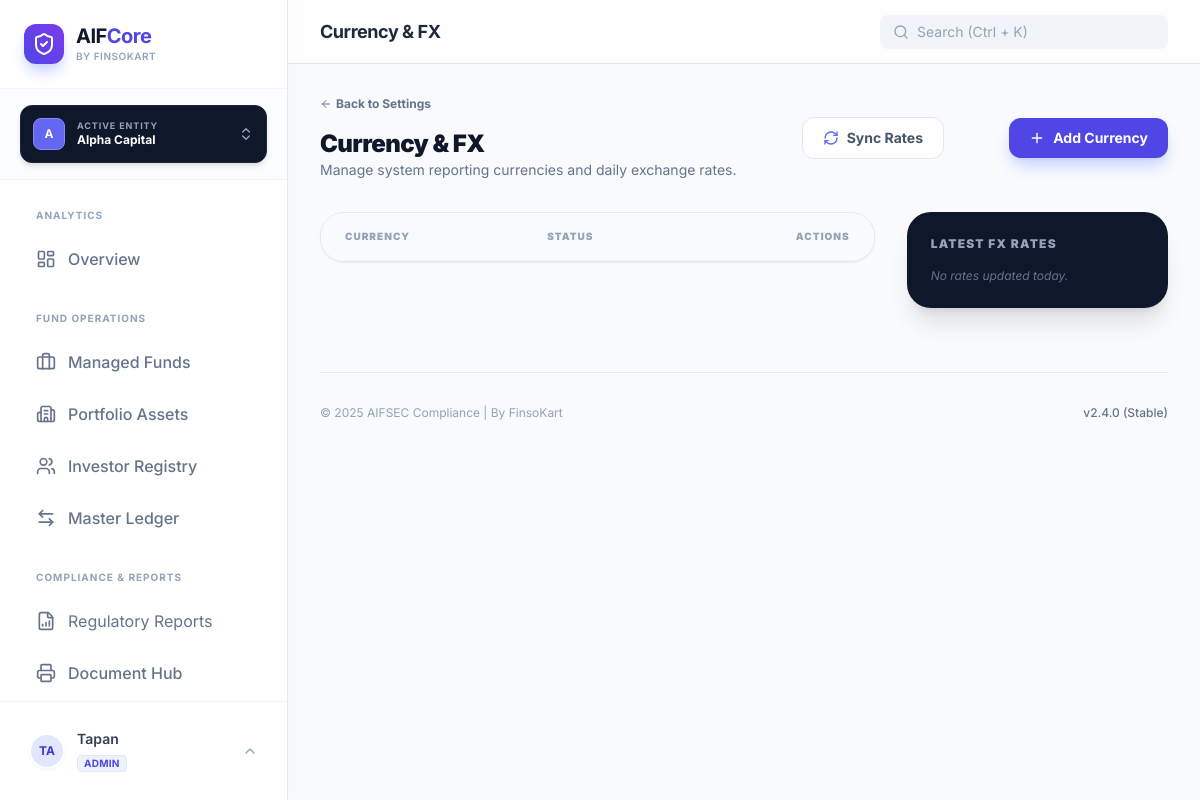
Page /portal/settings/currencies/ (signed in) on the earlier database version.
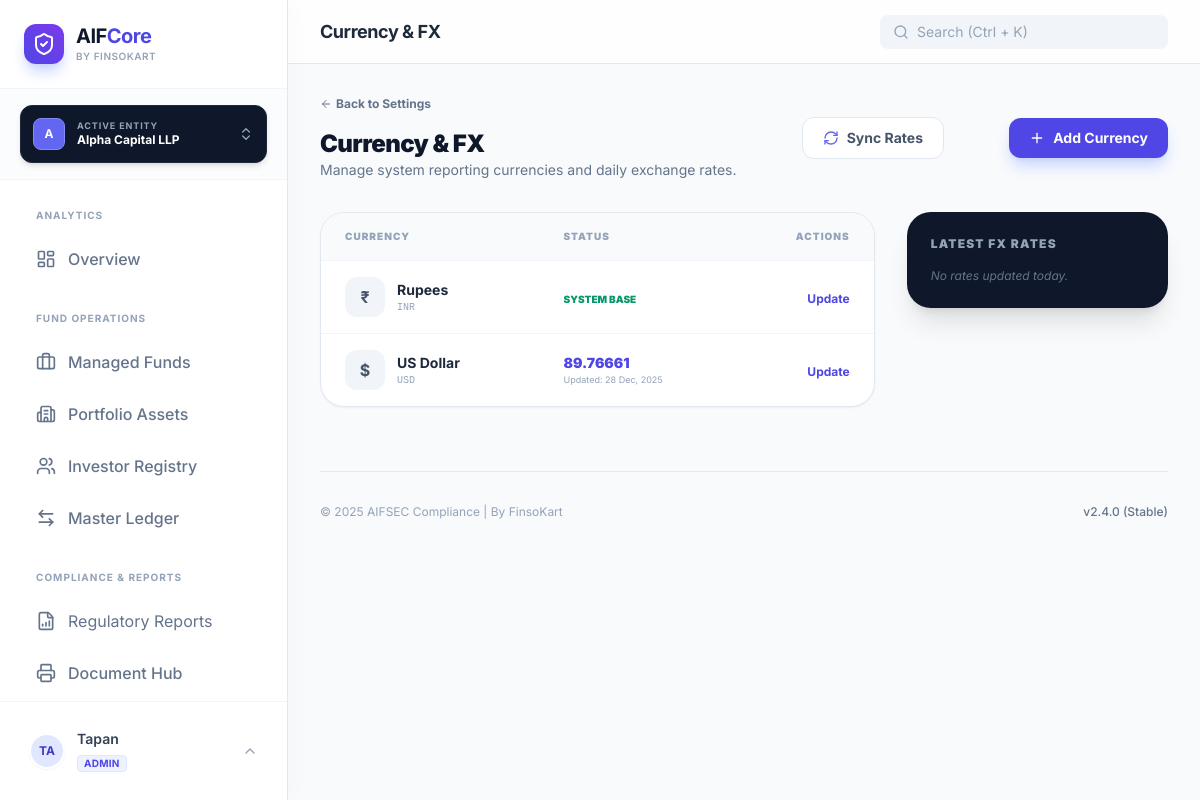
Same page on the later database version.
### manager_entities/models.py (models this page shows, shortened)
class ManagerEntity(models.Model):
    name = models.CharField(max_length=255, unique=True)
    sebi_manager_registration_no = models.CharField(max_length=64, blank=True, null=True)
    cin = models.CharField(max_length=21, blank=True, null=True)
    pan = models.CharField(max_length=10, blank=True, null=True)
    gstin = models.CharField(max_length=15, blank=True, null=True)
    registered_address = models.TextField(blank=True, null=True)
    contact_email = models.EmailField(blank=True, null=True)
    contact_phone = models.CharField(max_length=20, blank=True, null=True)
    created_at = models.DateTimeField(auto_now_add=True)
    class Meta:
        ordering = ["name"]
        verbose_name = "Manager Entity"
        verbose_name_plural = "Manager Entities"

### currencies/models.py (models this page shows, shortened)
class Currency(models.Model):
    code = models.CharField(max_length=3, unique=True, help_text="ISO 4217 Code (e.g., USD, INR)")
    symbol = models.CharField(max_length=5, help_text="Symbol (e.g., $, ₹)")
    name = models.CharField(max_length=50)
    is_base = models.BooleanField(default=False, help_text="Is this the system reporting currency (e.g. INR)?")
    class Meta:
        verbose_name_plural = "Currencies"

### currencies/views.py (the view)
# urls.py: path('', views.currency_list, name='currency_list'),
@login_required
def currency_list(request):
    currencies = Currency.objects.all().order_by('-is_base', 'code')
    latest_rate_query = ExchangeRate.objects.filter(
        currency=OuterRef('pk')
    ).order_by('-date', '-id') # Latest date, then latest entry
    currencies = currencies.annotate(
        current_rate=Subquery(latest_rate_query.values('rate')[:1]),
        last_updated=Subquery(latest_rate_query.values('date')[:1])
    )
    return render(request, 'currencies/currency_list.html', {
        'currencies': currencies,
    })

### manager_entities/context.py (called while the page is built)
def active_manager_processor(request):
    if not request.user.is_authenticated:
        return {}
    memberships = EntityMembership.objects.filter(user=request.user).select_related('entity')
    active_id = request.session.get('active_entity_id')
    active_membership = None
    if active_id:
        active_membership = memberships.filter(entity_id=active_id).first()
    if not active_membership and memberships.exists():
        active_membership = memberships.first()
        request.session['active_entity_id'] = active_membership.entity.id
    return {
        'active_manager': active_membership.entity if active_membership else None,
        'user_role': active_membership.role if active_membership else None,
        'available_managers': [m.entity for m in memberships]
    }

### templates/currencies/currency_list.html (shortened to what the changed rows need)
{% extends 'base.html' %}
{% block page_title %}Currency & FX{% endblock %}
{% block content %}
<div class="mb-8 flex flex-col md:flex-row md:items-center justify-between gap-4">
    <div>
        <h1 class="text-2xl font-black text-slate-900 tracking-tight">Currency & FX</h1>
    </div>
</div>
<div class="grid grid-cols-1 lg:grid-cols-3 gap-8">
    <div class="lg:col-span-2">
        <div class="bg-white rounded-3xl border border-slate-200 overflow-hidden shadow-sm">
            <table class="w-full text-left">
                <thead class="bg-slate-50 border-b border-slate-100">
                    <tr>
                        <th class="px-6 py-4 text-[10px] font-black text-slate-400 uppercase tracking-widest">Currency</th>
                        <th class="px-6 py-4 text-[10px] font-black text-slate-400 uppercase tracking-widest">Status</th>
                        <th class="px-6 py-4 text-[10px] font-black text-slate-400 uppercase tracking-widest text-right">Actions</th>
                    </tr>
                </thead>
                <tbody class="divide-y divide-slate-100">
                    {% for currency in currencies %}
                    <tr class="hover:bg-slate-50/50 transition-all">
                        <td class="px-6 py-4">
                            <div class="flex items-center gap-3">
                                <div class="w-10 h-10 rounded-xl bg-slate-100 flex items-center justify-center font-bold text-slate-600">
                                    {{ currency.symbol }}
                                </div>
                                <div>
                                    <p class="text-sm font-bold text-slate-800">{{ currency.name }}</p>
                                    <p class="text-[10px] text-slate-400 font-mono uppercase">{{ currency.code }}</p>
                                </div>
                            </div>
                        </td>
                        <td class="px-6 py-4">
                            {% if currency.is_base %}
                                <span class="text-[10px] font-black text-emerald-600 uppercase">System Base</span>
                            {% else %}
                                <div class="flex flex-col">
                                    <span class="text-sm font-black text-indigo-600">
                                        {{ currency.current_rate| floatformat:5| default:"0.00000" }}
                                    </span>
                                    <span class="text-[9px] text-slate-400">
                                        Updated: {{ currency.last_updated|date:"d M, Y" }}
                                    </span>
                                </div>
                            {% endif %}
                        </td>
                        <td class="px-6 py-4 text-right">
                            <a href="{% url 'currencies:exchange_rate_update' currency.pk %}" class="text-indigo-600 hover:text-indigo-800 font-bold text-xs">Update</a>
                        </td>
                    </tr>
                    {% endfor %}
                </tbody>
            </table>
        </div>
    </div>
</div>
{% endblock %}

### templates/base.html (shortened to what the changed rows need)
<!DOCTYPE html>
<html lang="en">
<head>
    <script src="https://cdn.tailwindcss.com"></script>
</head>
<body class="text-slate-900 antialiased selection:bg-indigo-100 selection:text-indigo-700">
    <div class="flex h-screen overflow-hidden">
        <aside class="w-72 bg-white border-r border-slate-200 flex flex-col z-20 shadow-[4px_0_24px_rgba(0,0,0,0.02)] h-screen">
            <div class="p-6 border-b border-slate-100 flex items-center gap-3">
                <div>
                    <h1 class="font-bold text-xl tracking-tight text-slate-900 leading-tight">AIF<span class="text-indigo-600">Core</span></h1>
                </div>
            </div>
            <div class="px-5 py-4 border-b border-slate-100 bg-slate-50/50" x-data="{ switchOpen: false }">
                <div class="relative">
                    <button @click="switchOpen = !switchOpen" class="w-full flex items-center justify-between p-3 bg-slate-900 text-white rounded-xl shadow-md hover:bg-slate-800 transition-all group border border-slate-800">
                        <div class="flex items-center gap-3 overflow-hidden">
                            <div class="w-8 h-8 rounded-lg bg-indigo-500 flex items-center justify-center font-bold text-xs shrink-0 border border-indigo-400">
                                {{ active_manager.name|slice:":1"|upper }}
                            </div>
                            <div class="text-left overflow-hidden">
                                <p class="text-[9px] font-bold text-slate-400 uppercase tracking-widest leading-none mb-0.5">Active Entity</p>
                                <p class="text-xs font-bold truncate text-white w-28">{{ active_manager.name|default:"Select Entity" }}</p>
                            </div>
                        </div>
                    </button>
                </div>
            </div>
        </aside>
        <main class="flex-1 flex flex-col h-screen overflow-hidden bg-[#f8fafc]">
            <header class="h-16 bg-white/80 backdrop-blur-md border-b border-slate-200 flex items-center justify-between px-8 z-10 sticky top-0">
                <div class="flex items-center gap-4">
                    <h2 class="text-lg font-bold text-slate-800 tracking-tight">{% block page_title %}Dashboard{% endblock %}</h2>
                </div>
            </header>
            <section class="flex-1 overflow-y-auto p-8 scroll-smooth">
                {% block content %}{% endblock %}
            </section>
        </main>
    </div>
</body>
</html>

Differences in the rows shown:
changed ManagerEntity: name "Alpha Capital" → "Alpha Capital LLP"
added Currency: symbol "₹", name "Rupees", code "INR", is_base "SYSTEM BASE"
added Currency: symbol "$", name "US Dollar", code "USD", current_rate "89.76661", last_updated "28 Dec, 2025"
